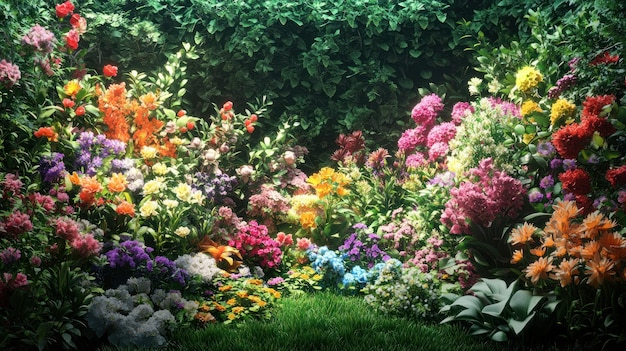
%> input picture vibrant-garden-filled-with-color.png, 626 x 351 px
$ octave output.m   (GNU Octave 9; MATLAB toolbox functions it lacks are replaced by stand-ins)
%> lines starting %> are read from the running program, lines starting %| are printed output that depends on the picture
% Load three images
image1 = imread('vibrant-garden-filled-with-color.png');
%> image1 is the input picture: size 351x626x3 uint8; mean R, G, B 81.1, 84.4, 61.4
image2 = imread('view-mountain-with-dreamy-aesthe.png');
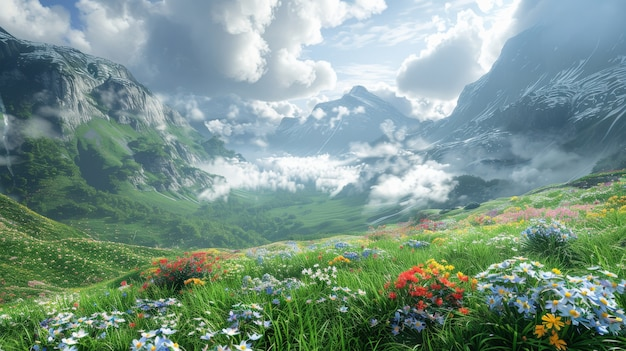
%> input picture view-mountain-with-dreamy-aesthe.png, 626 x 351 px
%> image2 is the input picture: size 351x626x3 uint8; mean R, G, B 123.2, 149.6, 138.3
image3 = imread('garden-with-flowers-tree-with-su.png');
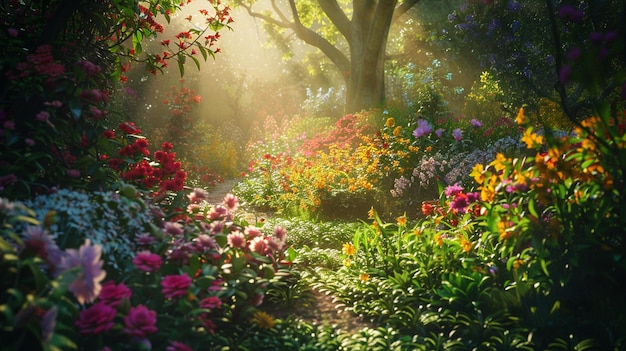
%> input picture garden-with-flowers-tree-with-su.png, 626 x 351 px
%> image3 is the input picture: size 351x626x3 uint8; mean R, G, B 86, 81.5, 48.9

% Resize images to the same size for consistency
[rows, cols, ~] = size(image1);
%> rows = 351; cols = 626
image2 = imresize(image2, [rows, cols]);
image3 = imresize(image3, [rows, cols]);

% Split each image vertically into two equal parts
midCol = floor(cols / 2);
%> midCol = 313

part1 = image1(:, 1:midCol, :); % First half of image1
part3 = image2(:, 1:midCol, :); % First half of image2
part5 = image3(:, 1:midCol, :); % First half of image3
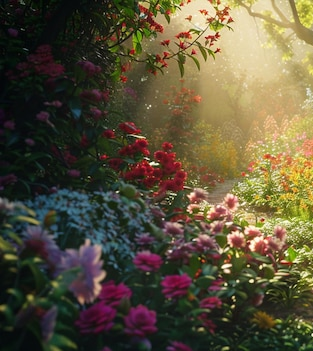
%> part5: size 351x313x3 uint8; mean R, G, B 90.3, 81.6, 57.8

% Create output parts with specific color channels
output_part1 = zeros(size(part1), 'uint8'); % Initialize as black
output_part1(:, :, 1) = part1(:, :, 1);    % Red channel only
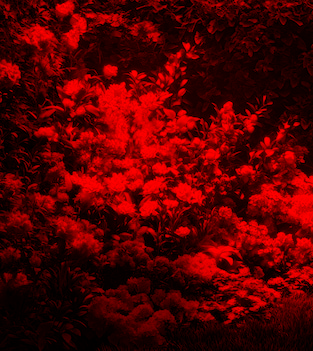
%> output_part1: size 351x313x3 uint8; mean R, G, B 84, 0, 0

output_part3 = zeros(size(part3), 'uint8'); % Initialize as black
output_part3(:, :, 2) = part3(:, :, 2);    % Green channel only
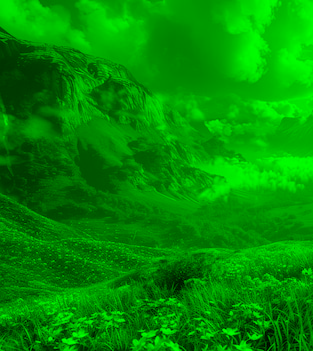
%> output_part3: size 351x313x3 uint8; mean R, G, B 0, 143.5, 0

output_part5 = zeros(size(part5), 'uint8'); % Initialize as black
output_part5(:, :, 3) = part5(:, :, 3);    % Blue channel only
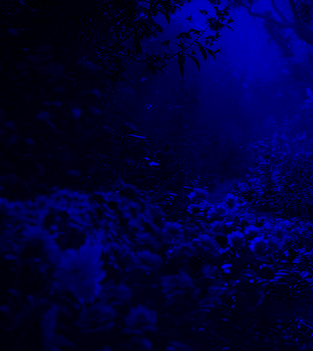
%> output_part5: size 351x313x3 uint8; mean R, G, B 0, 0, 57.8

% Combine the parts horizontally to form the output image
output_image = [output_part1, output_part3, output_part5];
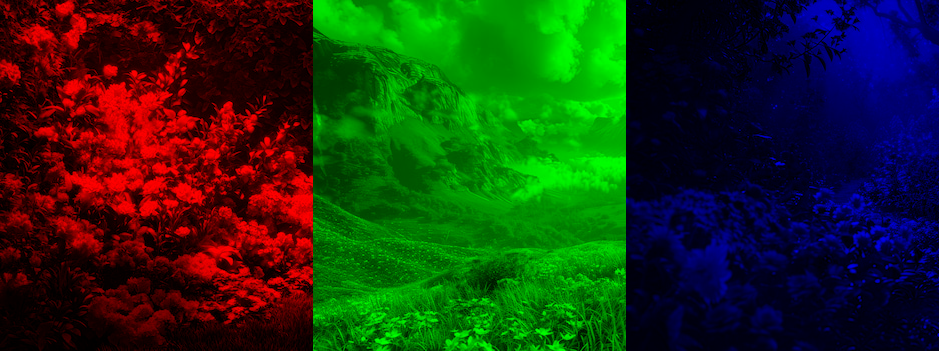
%> output_image: size 351x939x3 uint8; mean R, G, B 28, 47.8, 19.3

% Display the images
figure;
subplot(2, 2, 1), imshow(image1), title('Image 1');
subplot(2, 2, 2), imshow(image2), title('Image 2');
subplot(2, 2, 3), imshow(image3), title('Image 3');
subplot(2, 2, 4), imshow(output_image), title('Output Image');

% Save the output image
imwrite(output_image, 'output_image.jpg');
